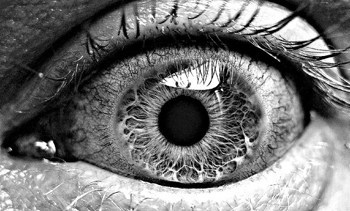
#> input picture docs/img_proc/eye.jpg, 350 x 211 px
$ python threshold1.py
#> lines starting #> are read from the running program, lines starting #| are printed output that depends on the picture; after the words box and inside, x2 and y2 are one past the last pixel; in counts of white or black regions, pixels touching at a corner belong together
#> further down, img is the input picture: shape (211, 350, 3); min 0, max 255, mean 115
# binary thresholding
import cv2 as cv
import numpy as np

def trackbar(x):
#> called with x = 100
    ret, img1 = cv.threshold(img, x, 255, cv.THRESH_BINARY)
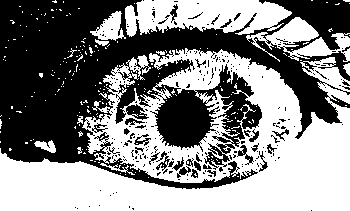
#> img1: shape (211, 350, 3); 52% white; 257 black regions (223 under 20 px), largest, box (x1, y1, x2, y2) and area: (0, 0, 350, 189) 33384, (237, 145, 254, 165) 109, (156, 151, 170, 171) 99
#> ret = 100
    ret, img2 = cv.threshold(img, x, 255, cv.THRESH_BINARY_INV)
    cv.imshow('window', np.hstack([img, img1, img2]))
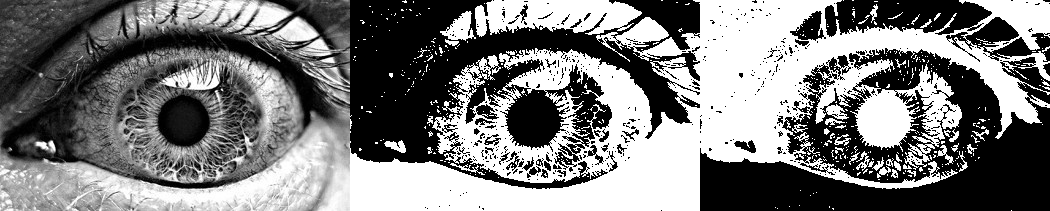
#> window 'window': shape (211, 1050, 3); min 0, max 255, mean 123.3

    text = f'threshold={x}, mode=BINARY, BINARY_INV'
    cv.displayOverlay('window', text, 1000)

img = cv.imread('eye.jpg')
trackbar(100)
cv.createTrackbar('threshold', 'window', 100, 255, trackbar)

cv.waitKey(0)
cv.destroyAllWindows()

$ run again, with docs/img_proc/convolution1.png saved as docs/img_proc/eye.jpg
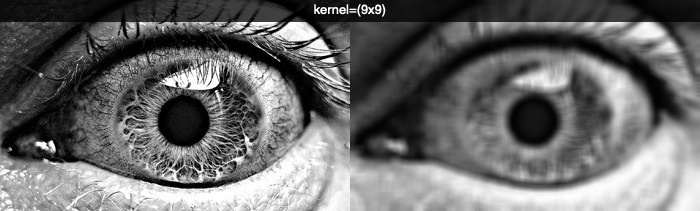
#> input picture docs/img_proc/convolution1.png, 700 x 211 px
#> img is the input picture: shape (211, 700, 3); min 0, max 255, mean 106.4
#> in trackbar, `ret, img1 = cv.threshold(img, x, 255, cv.THRESH_BINARY)`:
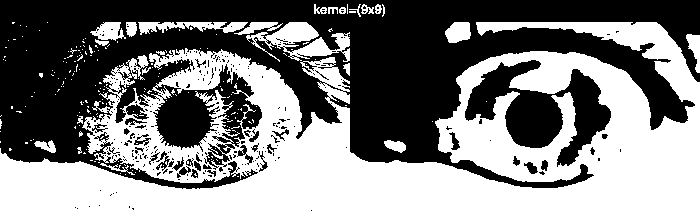
#> img1: shape (211, 700, 3); 48.5% white; 207 white regions (183 under 20 px), largest, box (x1, y1, x2, y2) and area: (0, 22, 700, 211) 66051, (246, 22, 350, 62) 1790, (138, 22, 248, 35) 753
#> ret = 100
#> in trackbar, `cv.imshow('window', np.hstack([img, img1, img2]))`:
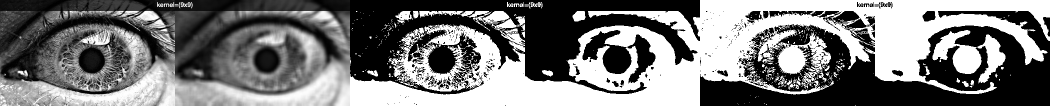
#> window 'window': shape (211, 2100, 3) (shown at 1/2 size); min 0, max 255, mean 120.5

$ run again, with docs/img_proc/gradient.png saved as docs/img_proc/eye.jpg
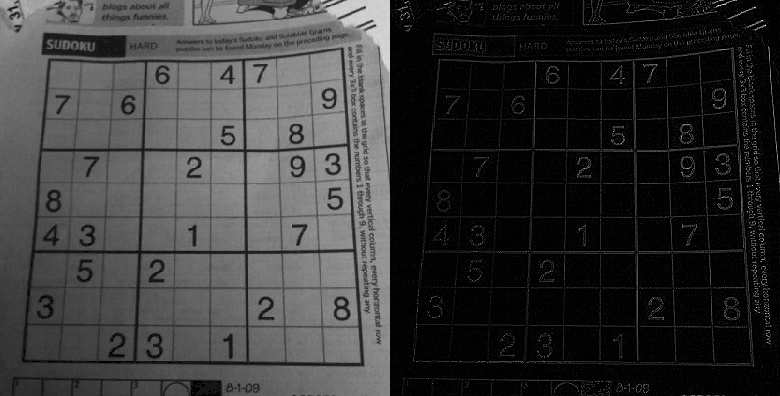
#> input picture docs/img_proc/gradient.png, 780 x 396 px
#> img is the input picture: shape (396, 780, 3); min 0, max 254, mean 54.2
#> in trackbar, `ret, img1 = cv.threshold(img, x, 255, cv.THRESH_BINARY)`:
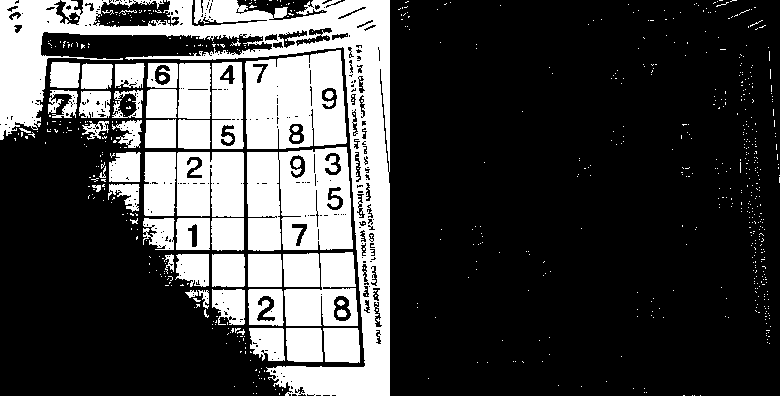
#> img1: shape (396, 780, 3); 27.2% white; 720 white regions (666 under 20 px), largest, box (x1, y1, x2, y2) and area: (0, 0, 390, 396) 29546, (247, 147, 353, 251) 9227, (245, 50, 347, 149) 8194
#> ret = 100
#> in trackbar, `cv.imshow('window', np.hstack([img, img1, img2]))`:
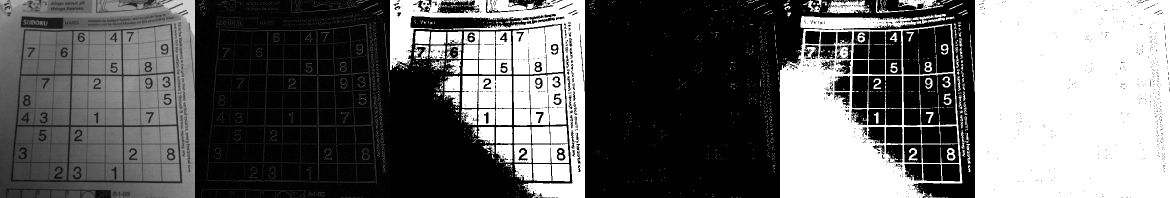
#> window 'window': shape (396, 2340, 3) (shown at 1/2 size); min 0, max 255, mean 103.1
